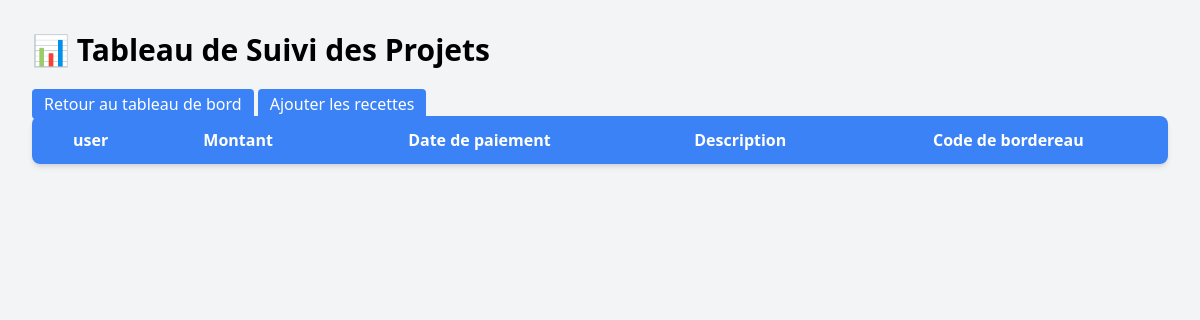
Before: /Suivi/liste_paiement/ with the older database file.
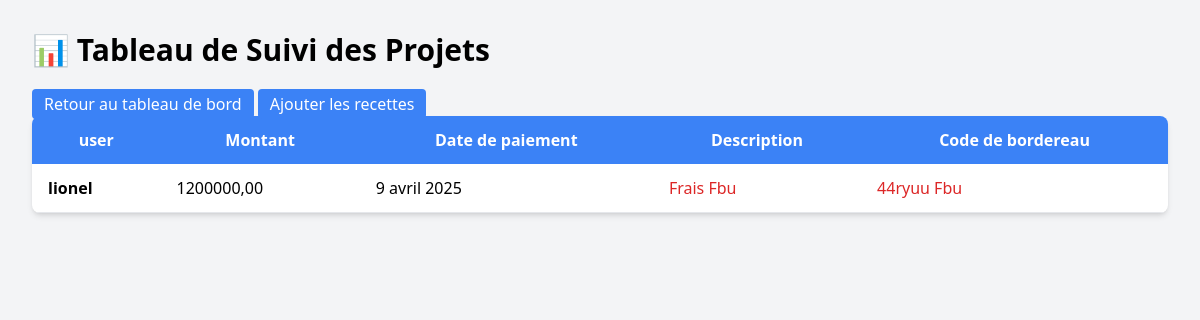
After: the same page with the newer database file.
### AppSuivi/models.py (models this page shows, shortened)
class Paiement(models.Model):
    personnel = models.ForeignKey(Personnel, on_delete=models.CASCADE)
    montant = models.DecimalField(max_digits=10, decimal_places=2)
    date_paiement = models.DateField()
    description = models.TextField(blank=True)
    code_bordereau = models.CharField(max_length=100, blank=True)

class Personnel(models.Model):
    user = models.OneToOneField(User, on_delete=models.CASCADE)
    fonction = models.CharField(max_length=100)
    telephone = models.CharField(max_length=20, blank=True, null=True)
    salaire = models.DecimalField(max_digits=10, decimal_places=2)
    date_naissance =models.DateField(default=datetime.now,null=True)
    genre =models.CharField(max_length=100,null=True,choices=[('M','M'),('F', 'F')])
    role = models.CharField(max_length=50, null=True,choices=[('Choisisez','Choisisez'),('Administrateur', 'Administrateur'),('Assistant', 'Assistant'), ('Consultant', 'Consultant'), ('Technicien', 'Technicien')])
    address=models.CharField(max_length=100, null = True)
    date_enre=models.DateField(default=datetime.now,null=True)

### AppSuivi/viewspaiement.py (the view)
# urls.py: path('liste_paiement/', liste_paiement,name='liste_paiement'),
def liste_paiement(request):
    paiements= Paiement.objects.all()
    return render(request,'paiement.html' ,{'paiements': paiements} )

### AppSuivi/templates/paiement.html (shortened to what this page needs)
{% load static %}
<!DOCTYPE html>
<html lang="fr">
<head>
    <script src="https://cdn.tailwindcss.com"></script>
</head>
<body class="bg-gray-100 p-8">
    <h1 class="text-3xl font-bold mb-6">📊 Tableau de Suivi des Projets</h1> <td class="py-3 px-4">
        <a href="{% url 'tableau' %}" class="bg-blue-500 text-white px-3 py-1 rounded hover:bg-blue-600">Retour au tableau de bord</a>
        <a href="{% url 'ajouter_recette' %}" class="bg-blue-500 text-white px-3 py-1 rounded hover:bg-blue-600">Ajouter les recettes</a>
    </td>
    <table class="min-w-full bg-white rounded-lg shadow-md overflow-hidden">
        <thead class="bg-blue-500 text-white">
            <tr>
                <th class="py-3 px-4">user</th>
                <th class="py-3 px-4">Montant</th>
                <th class="py-3 px-4">Date de paiement</th>
                <th class="py-3 px-4">Description</th>
                <th class="py-3 px-4">Code de bordereau</th>
            </tr>
        </thead>
        <tbody>
            {% for paiement in paiements %}
            <tr class="border-b hover:bg-gray-100">
                <td class="py-3 px-4 font-semibold">{{ paiement.personnel.user}}</td>
                <td class="py-3 px-4">{{ paiement.montant}} </td>
                <td class="py-3 px-4">{{ paiement.date_paiement}} </td>
                <td class="py-3 px-4 text-red-600">{{ paiement.description }} Fbu</td>
                <td class="py-3 px-4 text-red-600">{{ paiement.code_bordereau }} Fbu</td>
            </tr>
            {% endfor %}
        </tbody>
    </table>
</body>
</html>

Changed rows visible on the page:
added Paiement: personnel.user "lionel", montant "1200000,00", date_paiement "9 avril 2025", description "Frais", code_bordereau "44ryuu"
